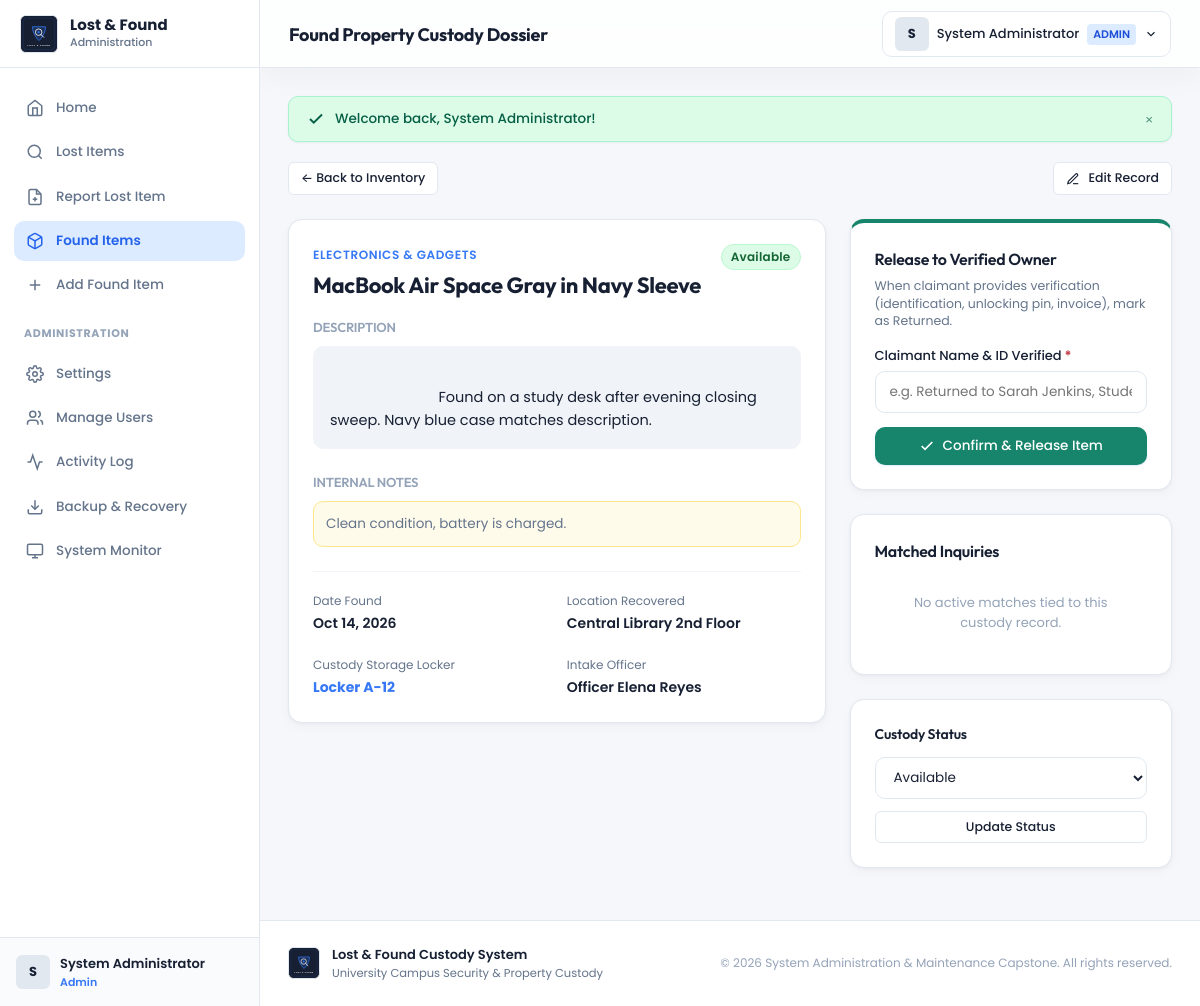
The app's page /found_items/view.php?id=1 (signed in) with its own data.
### tables this page shows
CREATE TABLE `found_items` (
  `id` int(11) NOT NULL AUTO_INCREMENT,
  `item_name` varchar(150) NOT NULL,
  `category_id` int(11) DEFAULT NULL,
  `description` text NOT NULL,
  `date_found` date NOT NULL,
  `location_found` varchar(150) NOT NULL,
  `storage_location` varchar(150) DEFAULT 'Main Custody Locker #1',
  `recorded_by_user_id` int(11) NOT NULL,
  `image_path` varchar(255) DEFAULT NULL,
  `status` enum('Available','Matched','Returned','Disposed') NOT NULL DEFAULT 'Available',
  `additional_notes` text DEFAULT NULL,
  `created_at` timestamp NOT NULL DEFAULT CURRENT_TIMESTAMP,
  `updated_at` timestamp NOT NULL DEFAULT CURRENT_TIMESTAMP ON UPDATE CURRENT_TIMESTAMP,
  PRIMARY KEY (`id`),
  KEY `fk_found_category` (`category_id`),
  KEY `fk_found_user` (`recorded_by_user_id`),
  KEY `idx_found_status` (`status`),
  KEY `idx_date_found` (`date_found`),
  CONSTRAINT `fk_found_category` FOREIGN KEY (`category_id`) REFERENCES `categories` (`id`) ON DELETE SET NULL,
  CONSTRAINT `fk_found_user` FOREIGN KEY (`recorded_by_user_id`) REFERENCES `users` (`id`)
);

CREATE TABLE `categories` (
  `id` int(11) NOT NULL AUTO_INCREMENT,
  `name` varchar(100) NOT NULL,
  `slug` varchar(100) NOT NULL,
  `description` varchar(255) DEFAULT NULL,
  `icon` varchar(50) DEFAULT 'folder',
  `is_active` tinyint(1) NOT NULL DEFAULT 1,
  `created_at` timestamp NOT NULL DEFAULT CURRENT_TIMESTAMP,
  PRIMARY KEY (`id`),
  UNIQUE KEY `uk_slug` (`slug`)
);

CREATE TABLE `users` (
  `id` int(11) NOT NULL AUTO_INCREMENT,
  `username` varchar(50) NOT NULL,
  `email` varchar(100) NOT NULL,
  `full_name` varchar(100) NOT NULL,
  `role` enum('admin','staff') NOT NULL DEFAULT 'staff',
  `password_hash` varchar(255) NOT NULL,
  `status` enum('active','inactive') NOT NULL DEFAULT 'active',
  `last_login` datetime DEFAULT NULL,
  `created_at` timestamp NOT NULL DEFAULT CURRENT_TIMESTAMP,
  `updated_at` timestamp NOT NULL DEFAULT CURRENT_TIMESTAMP ON UPDATE CURRENT_TIMESTAMP,
  PRIMARY KEY (`id`),
  UNIQUE KEY `uk_username` (`username`),
  UNIQUE KEY `uk_email` (`email`),
  KEY `idx_role` (`role`),
  KEY `idx_status` (`status`)
);

CREATE TABLE `system_settings` (
  `id` int(11) NOT NULL AUTO_INCREMENT,
  `setting_key` varchar(50) NOT NULL,
  `setting_value` text NOT NULL,
  `setting_group` varchar(50) NOT NULL DEFAULT 'general',
  `description` varchar(255) DEFAULT NULL,
  `updated_at` timestamp NOT NULL DEFAULT CURRENT_TIMESTAMP ON UPDATE CURRENT_TIMESTAMP,
  PRIMARY KEY (`id`),
  UNIQUE KEY `uk_setting_key` (`setting_key`)
);

### found_items/view.php (the view, shortened to what this page needs)
<?php
require_once APP_ROOT . '/includes/functions.php';
$id = (int)($_GET['id'] ?? 0);
$db = get_db_connection();
$stmt = $db->prepare(
    "SELECT f.*, c.name AS category_name, u.full_name AS recorder_name, u.email AS recorder_email
     FROM found_items f
     LEFT JOIN categories c ON f.category_id = c.id
     LEFT JOIN users u ON f.recorded_by_user_id = u.id
     WHERE f.id = :id"
);
$stmt->execute(['id' => $id]);
$item = $stmt->fetch();
require_once APP_ROOT . '/includes/header.php';
require_once APP_ROOT . '/includes/sidebar.php';
?>
<div class="app-main">
    <?php require_once APP_ROOT . '/includes/navbar.php'; ?>
    <div class="content-wrapper">
        <?php require_once APP_ROOT . '/includes/flash_messages.php'; ?>
        <div style="display: flex; align-items: center; justify-content: space-between; margin-bottom: 24px;">
            <a href="<?= BASE_URL ?>/found_items/index.php" class="btn btn-secondary btn-sm">&larr; Back to Inventory</a>
            <div style="display: flex; gap: 10px;">
                <a href="<?= BASE_URL ?>/found_items/edit.php?id=<?= $item['id'] ?>" class="btn btn-secondary btn-sm">
                    <svg width="14" height="14" viewBox="0 0 24 24" fill="none" stroke="currentColor" stroke-width="2"><path d="M12 20h9"/><path d="M16.5 3.5a2.121 2.121 0 0 1 3 3L7 19l-4 1 1-4L16.5 3.5z"/></svg>
                    <span>Edit Record</span>
                </a>
            </div>
        </div>
        <div class="dashboard-split-grid">
            <div>
                <div class="card">
                    <div style="display: flex; justify-content: space-between; align-items: flex-start; margin-bottom: 16px;">
                        <div>
                            <span style="font-size: 12px; font-weight: 600; text-transform: uppercase; letter-spacing: 0.05em; color: var(--accent-main);">
                                <?= e($item['category_name'] ?? 'General') ?>
                            </span>
                            <h2 style="font-size: 22px; font-weight: 700; margin-top: 4px;"><?= e($item['item_name']) ?></h2>
                        </div>
                        <div><?= render_status_badge($item['status']) ?></div>
                    </div>
                    <div style="margin-bottom: 24px;">
                        <h4 style="font-size: 13px; font-weight: 600; text-transform: uppercase; color: var(--text-muted); margin-bottom: 8px;">Description</h4>
                        <div style="font-size: 14.5px; line-height: 1.6; color: var(--text-primary); white-space: pre-wrap; background: var(--surface-secondary); padding: 16px; border-radius: var(--radius-md); border: 1px solid var(--border-light);">
                            <?= e($item['description']) ?>
                        </div>
                    </div>
                    <?php if (!empty($item['additional_notes'])): ?>
                        <div style="margin-bottom: 24px;">
                            <h4 style="font-size: 13px; font-weight: 600; text-transform: uppercase; color: var(--text-muted); margin-bottom: 8px;">Internal Notes</h4>
                            <div style="font-size: 13.5px; color: var(--text-secondary); background: #FFFBEB; padding: 12px; border-radius: var(--radius-md); border: 1px solid #FDE68A;">
                                <?= e($item['additional_notes']) ?>
                            </div>
                        </div>
                    <?php endif; ?>
                    <div class="form-grid-2col" style="border-top: 1px solid var(--border-light); padding-top: 18px;">
                        <div>
                            <span style="font-size: 12px; color: var(--text-secondary);">Date Found</span>
                            <div style="font-size: 14px; font-weight: 600; margin-top: 2px;"><?= format_date($item['date_found']) ?></div>
                        </div>
                        <div>
                            <span style="font-size: 12px; color: var(--text-secondary);">Location Recovered</span>
                            <div style="font-size: 14px; font-weight: 600; margin-top: 2px;"><?= e($item['location_found']) ?></div>
                        </div>
                        <div>
                            <span style="font-size: 12px; color: var(--text-secondary);">Custody Storage Locker</span>
                            <div style="font-size: 14px; font-weight: 700; color: var(--accent-main); margin-top: 2px;">
                                <?= e($item['storage_location'] ?: 'Vault') ?>
                            </div>
                        </div>
                        <div>
                            <span style="font-size: 12px; color: var(--text-secondary);">Intake Officer</span>
                            <div style="font-size: 14px; font-weight: 600; margin-top: 2px;"><?= e($item['recorder_name'] ?? 'Officer') ?></div>
                        </div>
                    </div>
                </div>
            </div>
            <div>
                <div class="card" style="border-top: 4px solid var(--success);">
                    <h3 class="card-title" style="margin-bottom: 6px;">Release to Verified Owner</h3>
                    <p style="font-size: 12.5px; color: var(--text-secondary); line-height: 1.4; margin-bottom: 16px;">
                        When claimant provides verification (identification, unlocking pin, invoice), mark as Returned.
                    </p>
                    <form method="POST" action="<?= BASE_URL ?>/found_items/process.php" onsubmit="return confirmAction('Confirm item return? This records custody release.');">
                        <div class="form-group" style="margin-bottom: 14px;">
                            <label class="form-label required">Claimant Name &amp; ID Verified</label>
                            <input type="text" name="claimant_notes" class="form-control" placeholder="e.g. Returned to Sarah Jenkins, Student ID verified" required>
                        </div>
                        <button type="submit" class="btn btn-primary" style="width: 100%; background-color: var(--success);" <?= $item['status'] === 'Returned' ? 'disabled' : '' ?>>
                            <svg width="16" height="16" viewBox="0 0 24 24" fill="none" stroke="currentColor" stroke-width="2.5"><polyline points="20 6 9 17 4 12"/></svg>
                            <span><?= $item['status'] === 'Returned' ? 'Already Returned' : 'Confirm & Release Item' ?></span>
                        </button>
                    </form>
                </div>
                <div class="card">
                    <h3 class="card-title" style="margin-bottom: 12px;">Matched Inquiries</h3>
                    <?php if (empty($matches)): ?>
                        <div style="color: var(--text-muted); font-size: 13px; text-align: center; padding: 18px;">
                            No active matches tied to this custody record.
                        </div>
                    <?php endif; ?>
                </div>
                <div class="card">
                    <h4 style="font-size: 14px; margin-bottom: 12px;">Custody Status</h4>
                    <form method="POST" action="<?= BASE_URL ?>/found_items/process.php">
                        <div class="form-group" style="margin-bottom: 12px;">
                            <select name="status" class="form-control">
                                <option value="Available" <?= $item['status'] === 'Available' ? 'selected' : '' ?>>Available</option>
                            </select>
                        </div>
                        <button type="submit" class="btn btn-secondary btn-sm" style="width:100%;">Update Status</button>
                    </form>
                </div>
            </div>
        </div>
<?php
require_once APP_ROOT . '/includes/footer.php';
?>

### includes/functions.php (shortened to what this page needs)
<?php
function e($value): string {
    return htmlspecialchars((string)($value ?? ''), ENT_QUOTES, 'UTF-8');
}
function get_system_setting(string $key, string $default = ''): string {
    try {
        $db = get_db_connection();
        $stmt = $db->prepare("SELECT setting_value FROM system_settings WHERE setting_key = :k LIMIT 1");
        $stmt->execute(['k' => $key]);
        $val = $stmt->fetchColumn();
        if ($val !== false) {
            return (string)$val;
        }
    } catch (Exception $e) {
        error_log('Failed to fetch setting ' . $key . ': ' . $e->getMessage());
    }
    return $default;
}
function get_logo_url(): string {
    if (file_exists(APP_ROOT . '/picture/logo.svg')) {
        return BASE_URL . '/picture/logo.svg';
    }
    return BASE_URL . '/assets/images/logo-fallback.svg';
}
function render_status_badge(string $status): string {
    $map = [
        'Reported'     => ['bg' => '#E0EDFD', 'text' => '#1E40AF', 'border' => '#BFDBFE'],
        'Under Review' => ['bg' => '#FEF3C7', 'text' => '#92400E', 'border' => '#FDE68A'],
        'Matched'      => ['bg' => '#EDE9FE', 'text' => '#6D28D9', 'border' => '#DDD6FE'],
        'Available'    => ['bg' => '#DCFCE7', 'text' => '#166534', 'border' => '#BBF7D0'],
        'Returned'     => ['bg' => '#D1FAE5', 'text' => '#065F46', 'border' => '#A7F3D0'],
        'Claimed'      => ['bg' => '#D1FAE5', 'text' => '#065F46', 'border' => '#A7F3D0'],
        'Closed'       => ['bg' => '#F1F5F9', 'text' => '#475569', 'border' => '#E2E8F0'],
        'Disposed'     => ['bg' => '#FEE2E2', 'text' => '#991B1B', 'border' => '#FECACA'],
        'active'       => ['bg' => '#DCFCE7', 'text' => '#166534', 'border' => '#BBF7D0'],
        'inactive'     => ['bg' => '#FEE2E2', 'text' => '#991B1B', 'border' => '#FECACA'],
    ];
    $cfg = $map[$status] ?? ['bg' => '#F1F5F9', 'text' => '#475569', 'border' => '#E2E8F0'];
    return sprintf(
        '<span style="display:inline-flex;align-items:center;padding:3px 9px;border-radius:9999px;font-size:12px;font-weight:600;background:%s;color:%s;border:1px solid %s;letter-spacing:0.02em;">%s</span>',
        $cfg['bg'],
        $cfg['text'],
        $cfg['border'],
        e($status)
    );
}
function format_date(?string $dateStr): string {
    $timestamp = strtotime($dateStr);
    return date('M d, Y', $timestamp);
}

### includes/footer.php (shortened to what this page needs)
<?php
$orgName = get_system_setting('organization_name', 'Campus Security & Property Custody');
$sysName = get_system_setting('system_name', 'Lost & Found Management System');
$logoUrl = get_logo_url();
?>
    </div>
    <footer style="margin-top: auto; background: #FFFFFF; border-top: 1px solid var(--border-color); padding: 24px 28px;">
        <div style="max-width: 1400px; margin: 0 auto; display: flex; flex-wrap: wrap; justify-content: space-between; align-items: center; gap: 16px;">
            <div style="display: flex; align-items: center; gap: 12px;">
                <div style="width: 32px; height: 32px; border-radius: 6px; overflow: hidden; background: #172033; display: flex; align-items: center; justify-content: center; border: 1px solid var(--border-color);">
                    <img src="<?= e($logoUrl) ?>" alt="Logo" style="width: 100%; height: 100%; object-fit: contain; border-radius: 0;">
                </div>
                <div>
                    <div style="font-size: 13px; font-weight: 600; color: var(--text-primary);"><?= e($sysName) ?></div>
                    <div style="font-size: 11.5px; color: var(--text-secondary);"><?= e($orgName) ?></div>
                </div>
            </div>
            <div style="font-size: 12px; color: var(--text-muted);">
                &copy; <?= date('Y') ?> System Administration &amp; Maintenance Capstone. All rights reserved.
            </div>
        </div>
    </footer>
    </div>
</div>
</body>
</html>

### records on screen
found_items: category.name "ELECTRONICS & GADGETS", item_name "MacBook Air Space Gray in Navy Sleeve", status "Available", description "Found on a study desk after evening closing sweep. Navy blue case matches description.", additional_notes "Clean condition, battery is charged.", date_found "Oct 14, 2026", location_found "Central Library 2nd Floor", storage_location "Locker A-12", recorded_by_user.full_name "Officer Elena Reyes"
system_settings: setting_value "Lost & Found Custody System"
system_settings: setting_value "University Campus Security & Property Custody"

### other values on screen
substr($user['full_name'] ?? 'U', 0, 1) "S"
$user['full_name'] "System Administrator"
$user['role'] "Admin"
$pageHeading "Found Property Custody Dossier"
substr($user['full_name'], 0, 1) "S"
$user['role'] "ADMIN"
$flash['message'] "Welcome back, System Administrator!"
